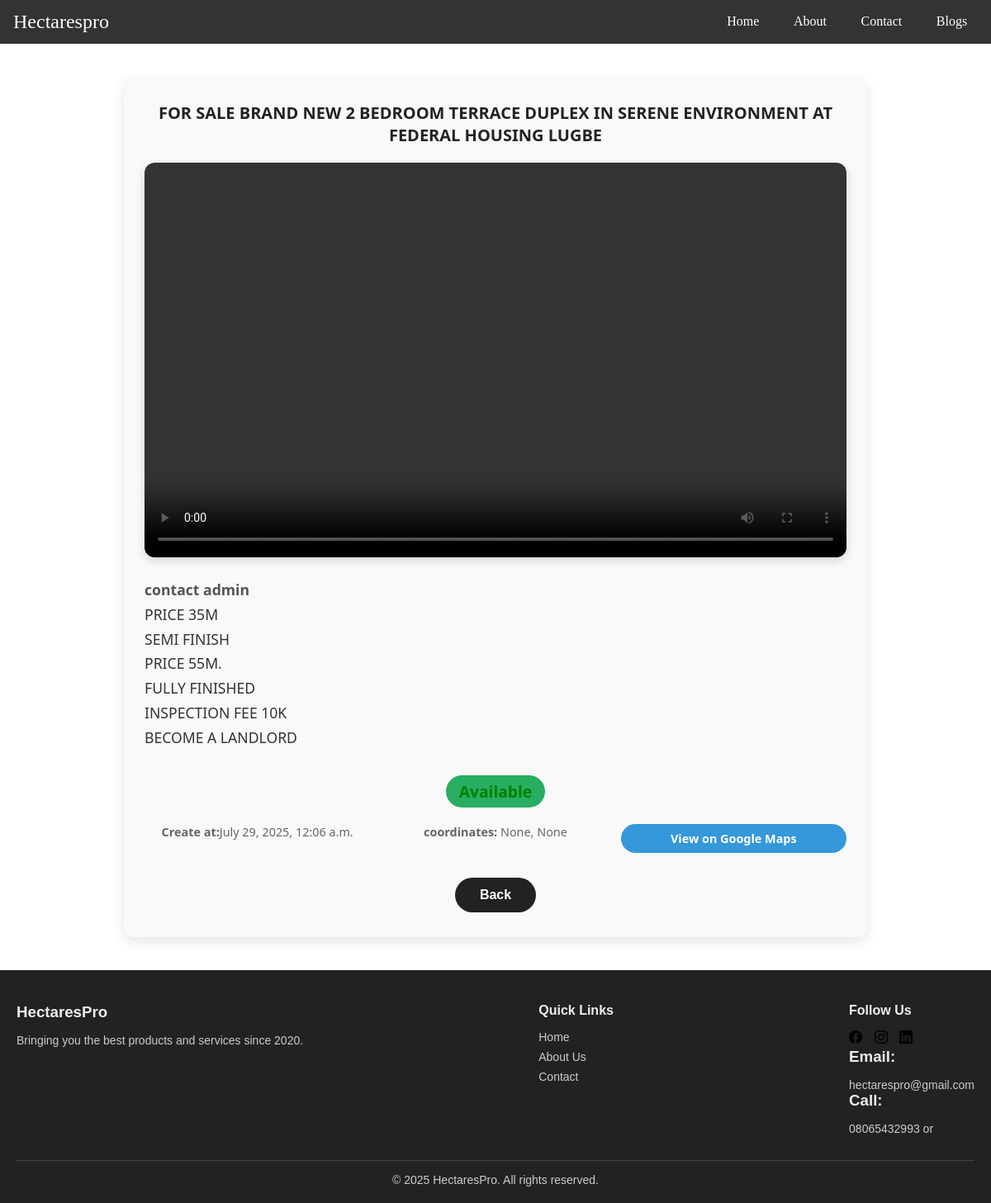
The page /blog//4/ on the database its author committed.
### mainapp/models.py (models this page shows, shortened)
class Blog(models.Model):
    title = models.CharField(max_length=200)
    image = models.ImageField(upload_to='blog_images/', blank=True, null=True)
    video = models.FileField(upload_to='blog-video',blank=True, null=True)
    content = models.TextField()
    markas_soled = models.BooleanField(default=False)
    markas_available=models.BooleanField(default=True)
    update_at = models.DateTimeField(auto_now=True)
    created_at = models.DateTimeField(default=timezone.now)
    location_name = models.CharField(max_length=100, blank=True, null=True)
    latitude = models.DecimalField(max_digits=9, decimal_places=6, blank=True, null=True)
    longitude = models.DecimalField(max_digits=9, decimal_places=6, blank=True, null=True)
    def get_map_url(self):
        if self.latitude and self.longitude:
            return f"https://www.google.com/maps/search/?api=1&query={self.latitude},{self.longitude}"
        return None
    def has_location(self):
        return self.latitude is not None and self.longitude is not None

### mainapp/views.py (the view)
# urls.py: path('blog//<int:pk>/', views.blog_view, name='blog'),
def blog_view(request, pk):
    blog = get_object_or_404(Blog, pk=pk)
    context = {
        'blog': blog,
        'map_url': blog.get_map_url() if blog.has_location() else None,
    }
    return render(request, 'mainapp/blog.html', {'blog': blog})

### mainapp/templates/mainapp/blog.html (shortened to what this page needs)
{% extends 'mainapp/base.html' %}
{% load static %}
{% block content %}
<section class="blog_post">
  <h1 style="font-size: 20px;">{{ blog.title }}</h1>
  {% if blog.video %}
  <div class="video-container">
   <source src="{{ blog.video.url }}" type="video/mp4">
    <video controls class="blog-video">
      <source src="{{ blog.video.url }}" type="video/mp4">
    </video>
  </div>
  {% endif %}
  <div class="content">
    <p><strong>{{ blog.location_name }}</strong></p>
    <p>{{ blog.content|linebreaks}}</p>
  </div>
  <div class="status">
    {% if blog.markas_soled %}
  <span style="color:red;">Soled</span>
  {% elif blog.markas_available %}
  <span style="color:green;">Available</span>
  {% else %}
  <span>Not Available</span>
  {% endif %}
  </div>
  <div class="timestamps">
    <p><strong>Create at:</strong>{{blog.created_at}}</p>
    <p><strong>coordinates:</strong> {{ blog.latitude }}, {{blog.longitude}} </p>
    <a href="{{ blog.get_map_url }}" target="_blank" class="map-link">View on Google Maps</a>
  </div>
   <button type="submit"><a href="{% url 'blog-list'%}">Back</a></button>
  </section>
  <footer class="footer">
  <div class="footer-container">
    <div class="footer-about">
      <h3> HectaresPro</h3>
      <p>Bringing you the best products and services since 2020.</p>
    </div>
    <div class="footer-links">
      <h4>Quick Links</h4>
      <ul>
        <li><a href="{%url 'home'%}">Home</a></li>
        <li><a href="{%url 'about'%}">About Us</a></li>
        <li><a href="{%url 'contact'%}">Contact</a></li>
      </ul>
    </div>
    <div class="footer-social">
      <h4>Follow Us</h4>
      <div class="social-icons">
        <a href="#"><img src="{%static 'mainapp/img/facebook.svg'%}" alt=""></a>
        <a href="#"><img src="{%static 'mainapp/img/instagram.svg'%}" alt=""></a>
        <a href="#"><img src="{%static 'mainapp/img/linkedin.svg'%}" alt=""></i></a>
      </div>
      <div class="company_info">
        <h3>Email:</h3><p>hectarespro@gmail.com</p>
        <h3>Call:</h3><p>08065432993 or </p>
      </div>
    </div>
  </div>
  <div class="footer-bottom">
    <p>&copy; 2025 HectaresPro. All rights reserved.</p>
  </div>
</footer>
{% endblock %}

### mainapp/static/mainapp/css/style.css (style rules this page uses)
* { margin: 0; padding: 0; box-sizing: border-box; }
.content { position: relative; }
button { margin-top: 20px; opacity: 0; transform: translateY(50px); animation: slideFromBottom 1s ease-out forwards; animation-delay: 0.3s; }
button a { text-decoration: none; color: inherit; }
h1 { text-align: center; font-size: 2.5rem; margin-bottom: 40px; }
.blog-video { width: 100%; height: 20rem; border-radius: 10px; margin-bottom: 15px; }
.blog_post { max-width: 900px; margin: 40px auto; background-color: #f9f9f9; padding: 30px 25px; border-radius: 12px; box-shadow: 0 6px 15px rgba(0,0,0,0.1); font-family: 'Segoe UI', Tahoma, Geneva, Verdana, sans-serif; color: #333; }
.blog_post h1 { font-size: 2.8rem; margin-bottom: 20px; color: #222; text-align: center; font-weight: 700; }
.video-container { position: relative; padding-bottom: 56.25%; height: 0; overflow: hidden; border-radius: 12px; margin-bottom: 25px; box-shadow: 0 4px 12px rgba(0,0,0,0.15); }
.video-container video { position: absolute; top: 0; left: 0; width: 100%; height: 100%; border-radius: 12px; }
.content { font-size: 1.1rem; line-height: 1.7; margin-bottom: 30px; }
.content p strong { color: #555; font-weight: 600; }
.status { font-size: 1.2rem; margin-bottom: 20px; text-align: center; font-weight: 600; }
.status span { padding: 6px 16px; border-radius: 25px; color: #fff; display: inline-block; min-width: 120px; text-align: center; }
.status span[style*="green"] { background-color: #27ae60; }
.timestamps { font-size: 0.9rem; color: #666; margin-bottom: 30px; display: flex; flex-wrap: wrap; gap: 15px; justify-content: center; text-align: center; }
.timestamps p { margin: 0; flex: 1 1 200px; }
.map-link { display: inline-block; background-color: #3498db; color: white; padding: 8px 16px; border-radius: 25px; text-decoration: none; font-weight: 600; transition: background-color 0.2s ease; flex: 1 1 200px; }
.blog_post button { display: block; margin: 0 auto; padding: 12px 30px; background-color: #222; border: none; border-radius: 30px; cursor: pointer; transition: background-color 0.3s ease; }
.blog_post button a { color: white; font-weight: 700; text-decoration: none; font-size: 1rem; }
.footer { background-color: #222; color: #eee; padding: 40px 20px 20px; font-family: Arial, sans-serif; }
.footer-container { display: flex; flex-wrap: wrap; justify-content: space-between; gap: 20px; max-width: 1200px; margin: 0 auto; }
.footer h3, .footer h4 { margin-bottom: 15px; }
.footer p, .footer ul, .footer a { font-size: 14px; color: #ccc; }
.footer a { text-decoration: none; }
.footer-links ul { list-style: none; padding: 0; }
.footer-links li { margin-bottom: 8px; }
.footer-social .social-icons a { margin-right: 10px; color: #ccc; font-size: 18px; transition: color 0.3s; }
.footer-bottom { text-align: center; margin-top: 30px; border-top: 1px solid #444; padding-top: 15px; font-size: 13px; }

### rows shown on the page
Blog: title "FOR SALE BRAND NEW 2 BEDROOM TERRACE DUPLEX IN SERENE ENVIRONMENT AT FEDERAL HOUSING LUGBE", location_name "contact admin", content "PRICE 35M SEMI FINISH PRICE 55M. FULLY FINISHED INSPECTION FEE 10K BECOME A LANDLORD", created_at "July 29, 2025, 12:06 a.m.", latitude "None", longitude "None"
